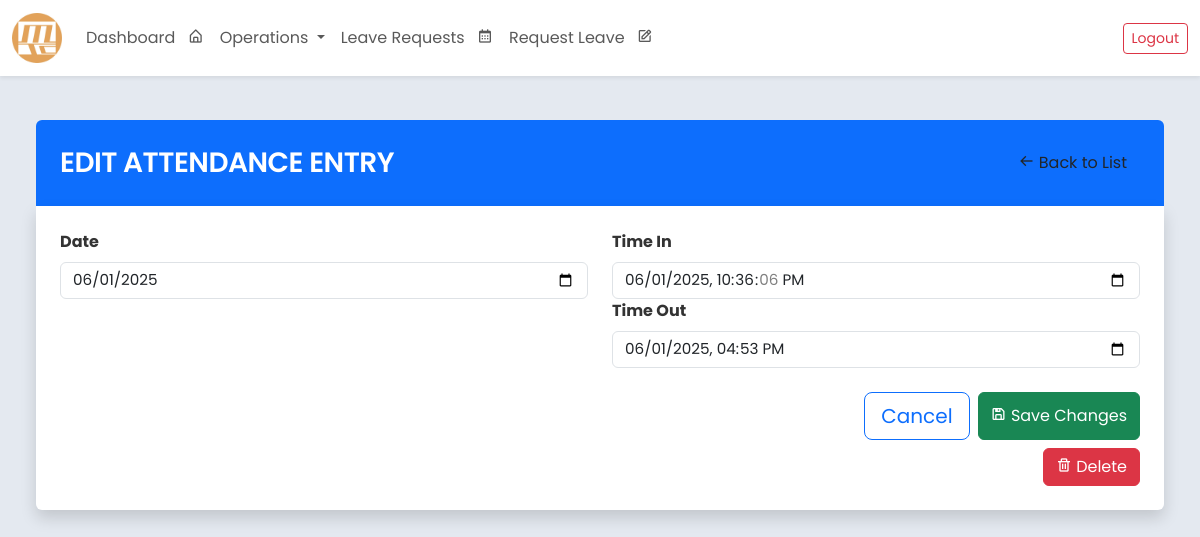
Screenshot of /attendance/edit/8/ (signed in) with the database file from the repository.
### core/models.py (models this page shows, shortened)
class Attendance(models.Model):
    STATUS_CHOICES = [
        ('On-Time', 'On-Time'),
        ('Late', 'Late'),
        ('Absent', 'Absent'),
        ('Rest Day', 'Rest Day'),
    ]
    employee = models.ForeignKey('Employee', on_delete=models.CASCADE)
    date = models.DateField()
    time_in = models.DateTimeField(null=True, blank=True)
    time_out = models.DateTimeField(null=True, blank=True)
    arrival_status = models.CharField(
        max_length=20,
        choices=STATUS_CHOICES,
        default='Absent',
        help_text="Status based on time-in"
    )
    departure_status = models.CharField(
        max_length=20,
        choices=[
            ('On-Time', 'On-Time'),
            ('Undertime', 'Undertime'),
            ('Absent', 'Absent'),
            ('Rest Day', 'Rest Day')
        ],
        default='Absent',
        help_text="Status based on time-out"
    )
    shift = models.ForeignKey(
        'Shift',
        on_delete=models.SET_NULL,
        null=True,
        blank=True,
        help_text="Associated shift for this attendance record"
    )
    late_minutes = models.PositiveIntegerField(default=0)
    undertime_minutes = models.PositiveIntegerField(default=0)

### core/views.py (the view, shortened to what this page needs)
# urls.py: path('attendance/edit/<int:pk>/', views.EmployeeAttendanceEditView.as_view(), name='employee_attendance_edit'),
class EmployeeAttendanceEditView(UpdateView):
    model = Attendance
    form_class = AttendanceFormEdit
    template_name = 'attendance_edit_form.html'
    success_url = reverse_lazy('view_attendance_list')
    def get_object(self, queryset=None):
        print("Get Success")
        return get_object_or_404(Attendance, pk=self.kwargs['pk'])

### core/templates/attendance_edit_form.html (shortened to what this page needs)
{% extends "base.html" %}
{% block content %}
<div class="container-fluid" style="max-width: 1200px;">
    <div class="bg-primary p-4 rounded-top">
        <div class="d-flex align-items-center">
            <h3 class="text-white mb-0 flex-grow-1 text-uppercase">Edit Attendance Entry</h3>
            <a class="btn btn-white text-orange" href="{% url 'view_attendance_list' %}">
                <i class='bx bx-arrow-back'></i> Back to List
            </a>
        </div>
    </div>
    <div class="bg-white p-4 rounded-bottom shadow">
        <form method="post" action="{% url 'employee_attendance_edit' attendance.id %}" class="row g-4 mb-0">
            <div class="col-md-6">
                <div class="d-flex flex-column gap-3">
                    <div class="form-group">
                        <label for="id_date" class="form-label fw-bold">Date</label>
                        {{ form.date }}
                    </div>
                </div>
            </div>
            <div class="col-md-6">
                <div class="form-group">
                    <label for="id_time_in" class="form-label fw-bold">Time In</label>
                    {{ form.time_in }}
                </div>
                <div class="form-group">
                    <label for="id_time_out" class="form-label fw-bold">Time Out</label>
                    {{ form.time_out }}
                </div>
            </div>
            <div class="col-12 d-flex justify-content-end gap-2">
                    <a class="btn btn-lg btn-outline-primary" href="{% url 'view_attendance_list' %}" >
                        Cancel
                    </a>
                <button type="submit" class="btn btn-success">
                    <i class="bx bx-save"></i> Save Changes
                </button>
            </div>
        </form>
        <div class="d-flex justify-content-end mt-2">
            <form method="post" action="{% url 'employee_delete_attendance' attendance.id %}" onsubmit="return confirm('Are you sure you want to delete this attendance record?');">
                <button type="submit" class="btn btn-danger">
                    <i class="bx bx-trash"></i> Delete
                </button>
            </form>
        </div>
    </div>
</div>
{% endblock %}

### rows the page displays
Attendance: date "06/01/2025", time_in "06/01/2025 22:36:06", time_out "06/01/2025 16:53"
